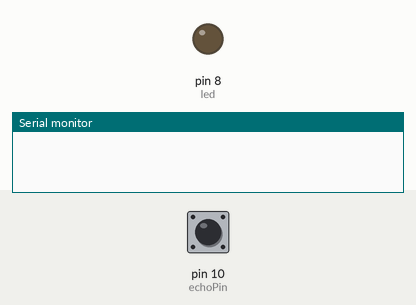
Recording of a sketch running on a simulated Arduino Uno, built with avr-gcc and run on an emulated ATmega328P. Parts: output pins drawn as LEDs (lit = HIGH), the last lines printed to the serial monitor. Inputs (shaded band) come from the test bench; at power-on: pin 10 (echoPin) LOW. Pins used as bus, display or sensor lines are not drawn.

Above: at 1.2 s.
1.3 s: pin 10 (echoPin) pulsed HIGH 2 times (0.12 s each, 0.3 s apart)
At 1.7 s:
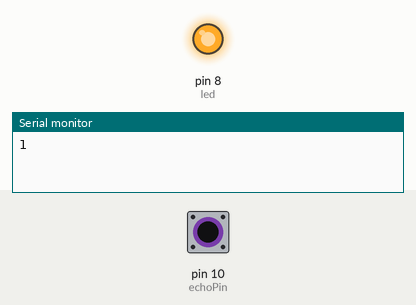
Timing chart, 0 to 4.3 s (numbered marks = the images above; inputs shaded):
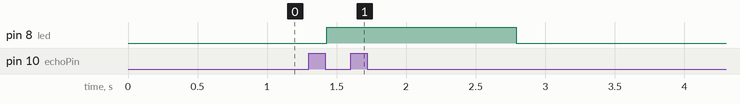

The sketch:

Parallel.ino
```cpp
//int trigPin = 11;
int echoPin = 10;
int trigPii = 12;
int led = 8;
int cnt = 0;
int flag=0;

void setup() {
  Serial.begin(9600);
  pinMode(led, OUTPUT);
 // pinMode(trigPin, OUTPUT);
  pinMode(echoPin, INPUT);
  pinMode(trigPii, OUTPUT);
 // pinMode(LED_BUILTIN, OUTPUT);
  // put your setup code here, to run once:

}

void loop() {
  long duration, distance;
  //digitalWrite(trigPin,HIGH);
  //delay(500);
  //digitalWrite(trigPin, LOW);

  digitalWrite(trigPii, HIGH);
  delay(50);
  digitalWrite(trigPii, LOW);

  duration=pulseIn(echoPin, HIGH);
  distance =(duration/2)/29.1;
  //Serial.print(distance);
  //Serial.println("CM");
  delay(10);

 if((distance<=20))
  {
    digitalWrite(led, LOW);
   // digitalWrite(LED_BUILTIN, HIGH);
   flag = 0;
}
   else if(distance>20)
 {
     digitalWrite(led, HIGH);

     if(flag==0){
      cnt++;
      flag=1;
      Serial.println(cnt);
     }

   //  digitalWrite(LED_BUILTIN, LOW);
   }
}
```

Measured:
- after the input at 1.3 s, pin 8 (led): LOW → HIGH after 0.13 s, → LOW 1.4 s later
